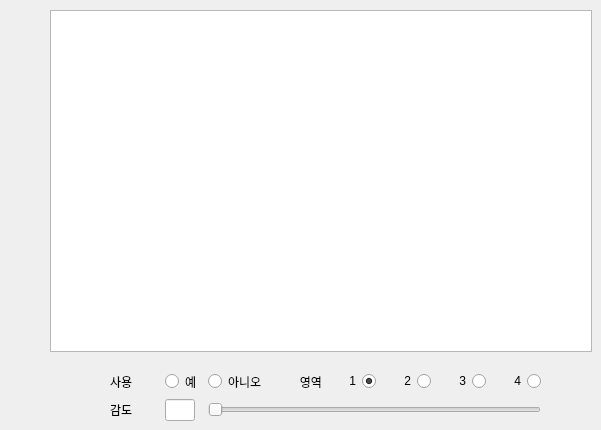
      <widget class="QWidget" name="detect_human">
       <attribute name="title">
        <string>인체감지</string>
       </attribute>
       <widget class="QWidget" name="gridLayoutWidget_14">
        <property name="geometry">
         <rect>
          <x>110</x>
          <y>370</y>
          <width>431</width>
          <height>51</height>
         </rect>
        </property>
        <layout class="QGridLayout" name="detect_human_grid">
         <item row="0" column="0">
          <widget class="QLabel" name="label_detection_human_enable">
           <property name="text">
            <string>사용</string>
           </property>
          </widget>
         </item>
         <item row="1" column="0">
          <widget class="QLabel" name="label_detection_human_sensitivity">
           <property name="text">
            <string>감도</string>
           </property>
          </widget>
         </item>
         <item row="0" column="6">
          <widget class="QRadioButton" name="radio_detect_human_zone2">
           <property name="layoutDirection">
            <enum>Qt::RightToLeft</enum>
           </property>
           <property name="text">
            <string>3</string>
           </property>
           <attribute name="buttonGroup">
            <string notr="true">detect_human_zone_btn_grp</string>
           </attribute>
          </widget>
         </item>
         <item row="0" column="2">
          <widget class="QRadioButton" name="detection_human_enable_no">
           <property name="text">
            <string>아니오</string>
           </property>
           <attribute name="buttonGroup">
            <string notr="true">detect_human_btngrp</string>
           </attribute>
          </widget>
         </item>
         <item row="0" column="5">
          <widget class="QRadioButton" name="radio_detect_human_zone1">
           <property name="layoutDirection">
            <enum>Qt::RightToLeft</enum>
           </property>
           <property name="text">
            <string>2</string>
           </property>
           <attribute name="buttonGroup">
            <string notr="true">detect_human_zone_btn_grp</string>
           </attribute>
          </widget>
         </item>
         <item row="0" column="4">
          <widget class="QRadioButton" name="radio_detect_human_zone0">
           <property name="layoutDirection">
            <enum>Qt::RightToLeft</enum>
           </property>
           <property name="text">
            <string>1</string>
           </property>
           <property name="checked">
            <bool>true</bool>
           </property>
           <attribute name="buttonGroup">
            <string notr="true">detect_human_zone_btn_grp</string>
           </attribute>
          </widget>
         </item>
         <item row="0" column="3">
          <widget class="QLabel" name="label_detection_human_zone">
           <property name="layoutDirection">
            <enum>Qt::LeftToRight</enum>
           </property>
           <property name="text">
            <string>영역</string>
           </property>
           <property name="alignment">
            <set>Qt::AlignRight|Qt::AlignTrailing|Qt::AlignVCenter</set>
           </property>
          </widget>
         </item>
         <item row="0" column="1">
          <widget class="QRadioButton" name="detection_human_enable_yes">
           <property name="text">
            <string>예</string>
           </property>
           <attribute name="buttonGroup">
            <string notr="true">detect_human_btngrp</string>
           </attribute>
          </widget>
         </item>
         <item row="1" column="1">
          <widget class="QLineEdit" name="detection_human_sensitivity">
           <property name="maximumSize">
            <size>
             <width>30</width>
             <height>16777215</height>
            </size>
           </property>
           <property name="alignment">
            <set>Qt::AlignCenter</set>
           </property>
          </widget>
         </item>
         <item row="0" column="7">
          <widget class="QRadioButton" name="radio_detect_human_zone3">
           <property name="layoutDirection">
            <enum>Qt::RightToLeft</enum>
           </property>
           <property name="text">
            <string>4</string>
           </property>
           <attribute name="buttonGroup">
            <string notr="true">detect_human_zone_btn_grp</string>
           </attribute>
          </widget>
         </item>
         <item row="1" column="2" colspan="6">
          <widget class="QSlider" name="detection_human_sensitivity_slider">
           <property name="orientation">
            <enum>Qt::Horizontal</enum>
           </property>
          </widget>
         </item>
        </layout>
       </widget>
       <widget class="QGraphicsView" name="detection_human_graphic_view">
        <property name="geometry">
         <rect>
          <x>50</x>
          <y>10</y>
          <width>542</width>
          <height>342</height>
         </rect>
        </property>
        <property name="cursor" stdset="0">
         <cursorShape>CrossCursor</cursorShape>
        </property>
       </widget>
      </widget>
